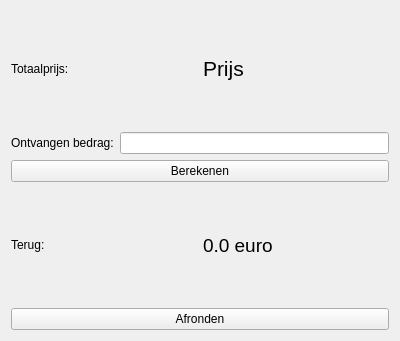
<?xml version="1.0" encoding="UTF-8"?>
<ui version="4.0">
 <class>afrekenen</class>
 <widget class="QWidget" name="afrekenen">
  <property name="geometry">
   <rect>
    <x>0</x>
    <y>0</y>
    <width>400</width>
    <height>341</height>
   </rect>
  </property>
  <property name="windowTitle">
   <string>Form</string>
  </property>
  <layout class="QVBoxLayout" name="verticalLayout">
   <item>
    <layout class="QHBoxLayout" name="horizontalLayout">
     <item>
      <widget class="QLabel" name="label">
       <property name="text">
        <string>Totaalprijs:</string>
       </property>
      </widget>
     </item>
     <item>
      <widget class="QLabel" name="prijs">
       <property name="font">
        <font>
         <pointsize>16</pointsize>
        </font>
       </property>
       <property name="text">
        <string>Prijs</string>
       </property>
      </widget>
     </item>
    </layout>
   </item>
   <item>
    <layout class="QHBoxLayout" name="horizontalLayout_2">
     <item>
      <widget class="QLabel" name="label_3">
       <property name="text">
        <string>Ontvangen bedrag:</string>
       </property>
      </widget>
     </item>
     <item>
      <widget class="QLineEdit" name="ontvangen"/>
     </item>
    </layout>
   </item>
   <item>
    <widget class="QPushButton" name="berekenen">
     <property name="text">
      <string>Berekenen</string>
     </property>
    </widget>
   </item>
   <item>
    <layout class="QHBoxLayout" name="horizontalLayout_3">
     <item>
      <widget class="QLabel" name="label_4">
       <property name="text">
        <string>Terug: </string>
       </property>
      </widget>
     </item>
     <item>
      <widget class="QLabel" name="terug">
       <property name="font">
        <font>
         <pointsize>14</pointsize>
        </font>
       </property>
       <property name="text">
        <string>0.0 euro</string>
       </property>
      </widget>
     </item>
    </layout>
   </item>
   <item>
    <widget class="QPushButton" name="pushButton">
     <property name="text">
      <string>Afronden</string>
     </property>
    </widget>
   </item>
  </layout>
 </widget>
 <resources/>
 <connections/>
</ui>
